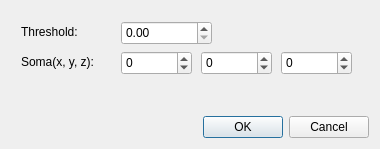
<?xml version="1.0" encoding="UTF-8"?>
<ui version="4.0">
 <class>QDlgPara</class>
 <widget class="QDialog" name="QDlgPara">
  <property name="geometry">
   <rect>
    <x>0</x>
    <y>0</y>
    <width>380</width>
    <height>149</height>
   </rect>
  </property>
  <property name="windowTitle">
   <string>Dialog</string>
  </property>
  <layout class="QGridLayout" name="gridLayout">
   <item row="0" column="0">
    <widget class="QFrame" name="frame">
     <property name="frameShape">
      <enum>QFrame::NoFrame</enum>
     </property>
     <property name="frameShadow">
      <enum>QFrame::Raised</enum>
     </property>
     <widget class="QDoubleSpinBox" name="dudThreshold">
      <property name="geometry">
       <rect>
        <x>110</x>
        <y>10</y>
        <width>91</width>
        <height>24</height>
       </rect>
      </property>
      <property name="decimals">
       <number>2</number>
      </property>
      <property name="maximum">
       <double>1.000000000000000</double>
      </property>
      <property name="singleStep">
       <double>0.100000000000000</double>
      </property>
     </widget>
     <widget class="QLabel" name="label">
      <property name="geometry">
       <rect>
        <x>10</x>
        <y>10</y>
        <width>101</width>
        <height>21</height>
       </rect>
      </property>
      <property name="text">
       <string>Threshold:</string>
      </property>
     </widget>
     <widget class="QLabel" name="label_2">
      <property name="geometry">
       <rect>
        <x>10</x>
        <y>40</y>
        <width>101</width>
        <height>21</height>
       </rect>
      </property>
      <property name="text">
       <string>Soma(x, y, z):</string>
      </property>
     </widget>
     <widget class="QSpinBox" name="nudSomaX">
      <property name="geometry">
       <rect>
        <x>110</x>
        <y>40</y>
        <width>71</width>
        <height>24</height>
       </rect>
      </property>
      <property name="minimum">
       <number>-1</number>
      </property>
      <property name="maximum">
       <number>99999</number>
      </property>
     </widget>
     <widget class="QSpinBox" name="nudSomaY">
      <property name="geometry">
       <rect>
        <x>190</x>
        <y>40</y>
        <width>71</width>
        <height>24</height>
       </rect>
      </property>
      <property name="minimum">
       <number>-1</number>
      </property>
      <property name="maximum">
       <number>99999</number>
      </property>
     </widget>
     <widget class="QSpinBox" name="nudSomaZ">
      <property name="geometry">
       <rect>
        <x>270</x>
        <y>40</y>
        <width>71</width>
        <height>24</height>
       </rect>
      </property>
      <property name="minimum">
       <number>-1</number>
      </property>
      <property name="maximum">
       <number>99999</number>
      </property>
     </widget>
    </widget>
   </item>
   <item row="1" column="0">
    <widget class="QDialogButtonBox" name="buttonBox">
     <property name="orientation">
      <enum>Qt::Horizontal</enum>
     </property>
     <property name="standardButtons">
      <set>QDialogButtonBox::Cancel|QDialogButtonBox::Ok</set>
     </property>
    </widget>
   </item>
  </layout>
 </widget>
 <resources/>
 <connections>
  <connection>
   <sender>buttonBox</sender>
   <signal>accepted()</signal>
   <receiver>QDlgPara</receiver>
   <slot>accept()</slot>
   <hints>
    <hint type="sourcelabel">
     <x>248</x>
     <y>254</y>
    </hint>
    <hint type="destinationlabel">
     <x>157</x>
     <y>274</y>
    </hint>
   </hints>
  </connection>
  <connection>
   <sender>buttonBox</sender>
   <signal>rejected()</signal>
   <receiver>QDlgPara</receiver>
   <slot>reject()</slot>
   <hints>
    <hint type="sourcelabel">
     <x>316</x>
     <y>260</y>
    </hint>
    <hint type="destinationlabel">
     <x>286</x>
     <y>274</y>
    </hint>
   </hints>
  </connection>
 </connections>
</ui>
